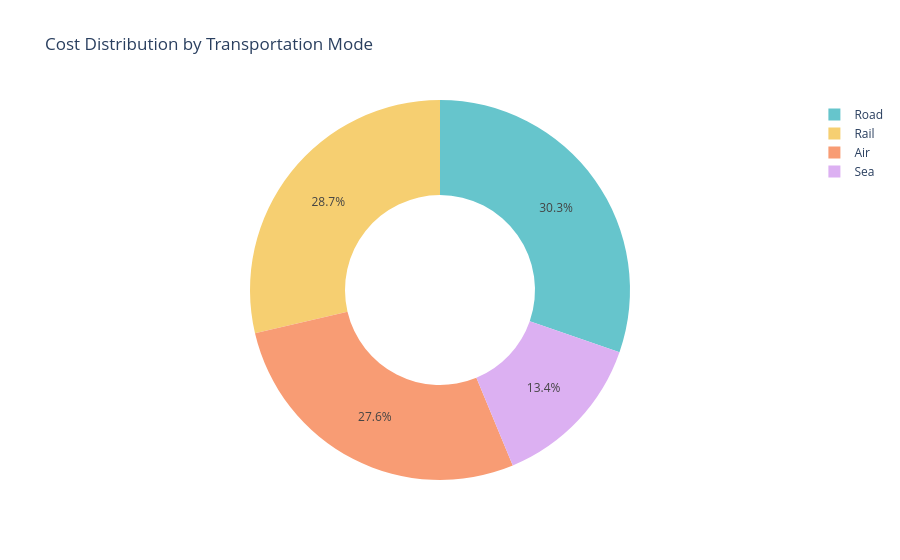

The code cell stored with this chart in its notebook:
### Markdown cell above
In one of the above visualizations, we discovered that Carrier B helps the company in more revenue. It is also the most costly Carrier among the three. Now let’s have a look at the cost distribution by transportation mode:

### Code cell
transportation_chart = px.pie(data, 
                              values='Costs', 
                              names='Transportation modes', 
                              title='Cost Distribution by Transportation Mode',
                              hole=0.5,
                              color_discrete_sequence=px.colors.qualitative.Pastel)
transportation_chart.show()

### Figure 1 — Plotly figure (JSON) as saved in the notebook; plotly's stock layout.template omitted (floating-point values rounded to 4 significant figures)
{"data": [{"domain": {"x": [0, 1], "y": [0, 1]}, "hole": 0.5, "hovertemplate": "Transportation modes=%{label}<br>Costs=%{value}<extra></extra>", "labels": ["Road", "Road", "Air", "Rail", "Air", "Road", "Sea", "Road", "Sea", "Rail", "Road", "Air", "Road", "Road", "Air", "Sea", "Air", "Air", "Sea", "Road", "Air", "Air", "Rail", "Rail", "Air", "Road", "Rail", "Sea", "Air", "Road", "Road", "Rail", "Road", "Sea", "Road", "Sea", "Air", "Sea", "Air", "Air", "Road", "Sea", "Road", "Air", "Rail", "Rail", "Road", "Rail", "Rail", "Rail", "Rail", "Road", "Air", "Air", "Road", "Sea", "Air", "Rail", "Road", "Air", "Rail", "Air", "Sea", "Sea", "Air", "Rail", "Road", "Sea", "Rail", "Air", "Road", "Road", "Rail", "Road", "Rail", "Air", "Rail", "Road", "Sea", "Air", "Sea", "Rail", "Road", "Road", "Air", "Road", "Rail", "Sea", "Sea", "Rail", "Rail", "Rail", "Rail", "Air", "Rail", "Air", "Road", "Road", "Rail", "Rail"], "legendgroup": "", "name": "", "showlegend": true, "type": "pie", "values": [187.8, 503.1, 141.9, 254.8, 923.4, 235.5, 134.4, 802.1, 505.6, 995.9, 806.1, 126.7, 403.0, 547.2, 929.2, 127.9, 865.5, 670.9, 593.5, 477.3, 493.9, 523.4, 205.6, 196.3, 758.7, 458.5, 617.9, 762.5, 123.4, 764.9, 880.1, 609.4, 761.2, 371.3, 510.4, 553.4, 403.8, 183.9, 339.7, 653.7, 529.8, 275.5, 635.7, 716.0, 610.5, 495.3, 380.4, 581.6, 768.7, 336.9, 496.2, 695.0, 602.9, 750.7, 814.1, 323.0, 832.2, 482.2, 110.4, 312.6, 430.2, 164.4, 320.8, 687.3, 771.2, 555.9, 393.8, 169.3, 299.7, 207.7, 183.3, 405.2, 677.9, 866.5, 341.6, 873.1, 997.4, 852.6, 323.6, 351.5, 787.8, 276.8, 590.0, 683.0, 465.5, 842.7, 264.3, 879.4, 103.9, 517.5, 990.1, 996.8, 230.1, 823.5, 846.7, 778.9, 188.7, 540.1, 882.2, 210.7]}], "layout": {"legend": {"tracegroupgap": 0}, "piecolorway": ["rgb(102, 197, 204)", "rgb(246, 207, 113)", "rgb(248, 156, 116)", "rgb(220, 176, 242)", "rgb(135, 197, 95)", "rgb(158, 185, 243)", "rgb(254, 136, 177)", "rgb(201, 219, 116)", "rgb(139, 224, 164)", "rgb(180, 151, 231)", "rgb(179, 179, 179)"], "title": {"text": "Cost Distribution by Transportation Mode"}}}
